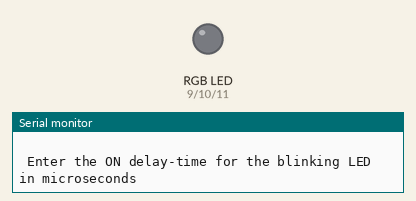
Recording of a sketch running on a simulated Arduino Uno, built with avr-gcc and run on an emulated ATmega328P. On the bench: an RGB LED mixed from three pins (HIGH = lit), the last lines printed to the serial monitor. Dim RGB values are drawn brighter than linear.

Above: at 0.1 s.
At 2.1 s:
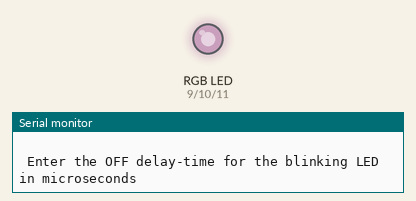
Timing chart, 0 to 3.6 s (numbered marks = the images above):
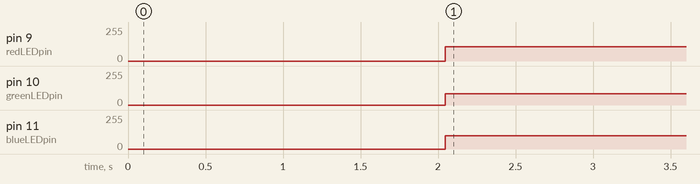

The sketch:

RGB_LED_Pink_Color_Blink.ino
```cpp
     /**
        PROGRAM TO BLINK THE RGB LED IN PINK COLOR MAKING USE OF THE
        analogwrite() scale (0-255)
     **/


int redLEDpin = 9;               //red LED initialized to pin 9
int greenLEDpin = 10;            //green LED initialized to pin 10
int blueLEDpin = 11;             //blue LED initialized to pin 11

int rColorStrength = 255;        //red LED brightness intesity set to 255
int gColorStrength = 192;        //green LED brightness intesity set to 0
int bColorStrength = 203;        //blue LED brightness intesity set to 255

                                 //RGB LED's brightness intensities(color strengths) to achieve pink color


int delayOnTime;                 //to hold user prefered delay ON time
int delayOffTime;                //to hold user prefered delay OFF time


void setup()
{
   Serial.begin(9600);             //starting the serial port with baude rate factor 9600
   pinMode(redLEDpin, OUTPUT);     //red LED pin action defined for OUTPUT purpose
   pinMode(greenLEDpin, OUTPUT);   //red LED pin action defined for OUTPUT purpose
   pinMode(blueLEDpin, OUTPUT);    //red LED pin action defined for OUTPUT purpose

   Serial.println(" ");
   Serial.println(" Enter the ON delay-time for the blinking LED in microseconds  ");
                                   //prompt for user input for LED's ON delay time
   delayOnTime = Serial.parseInt();
                                   //reads the user input

   Serial.println(" ");
   Serial.println(" Enter the OFF delay-time for the blinking LED in microseconds  ");
                                   //prompt for user input for LED's OFF delay time
   delayOffTime = Serial.parseInt();
                                   //reads the user input
}

void loop()
{
   analogWrite(redLEDpin, rColorStrength);     //red LED pin powered to the defined potential
   analogWrite(greenLEDpin, gColorStrength);   //green LED pin powered to the defined potential
   analogWrite(blueLEDpin, bColorStrength);    //blue LED pin powered to the defined potential
   delay(delayOnTime);                         //LED ON time delay

   analogWrite(redLEDpin, 0);                  //red LED pin powered LOW
   analogWrite(greenLEDpin, 0);                //green LED pin powered LOW
   analogWrite(blueLEDpin, 0);                 //blue LED pin powered LOW
   delay(delayOffTime);                        //LED OFF time delay

                                               //RGB LED BLINKING IN PINK COLOR
}
```

Measured:
- by itself, pin 9 (redLEDpin): 0/255 → 106/255 at 2.0 s
- by itself, pin 10 (greenLEDpin): 0/255 → 83/255 at 2.0 s
- by itself, pin 11 (blueLEDpin): 0/255 → 99/255 at 2.0 s
